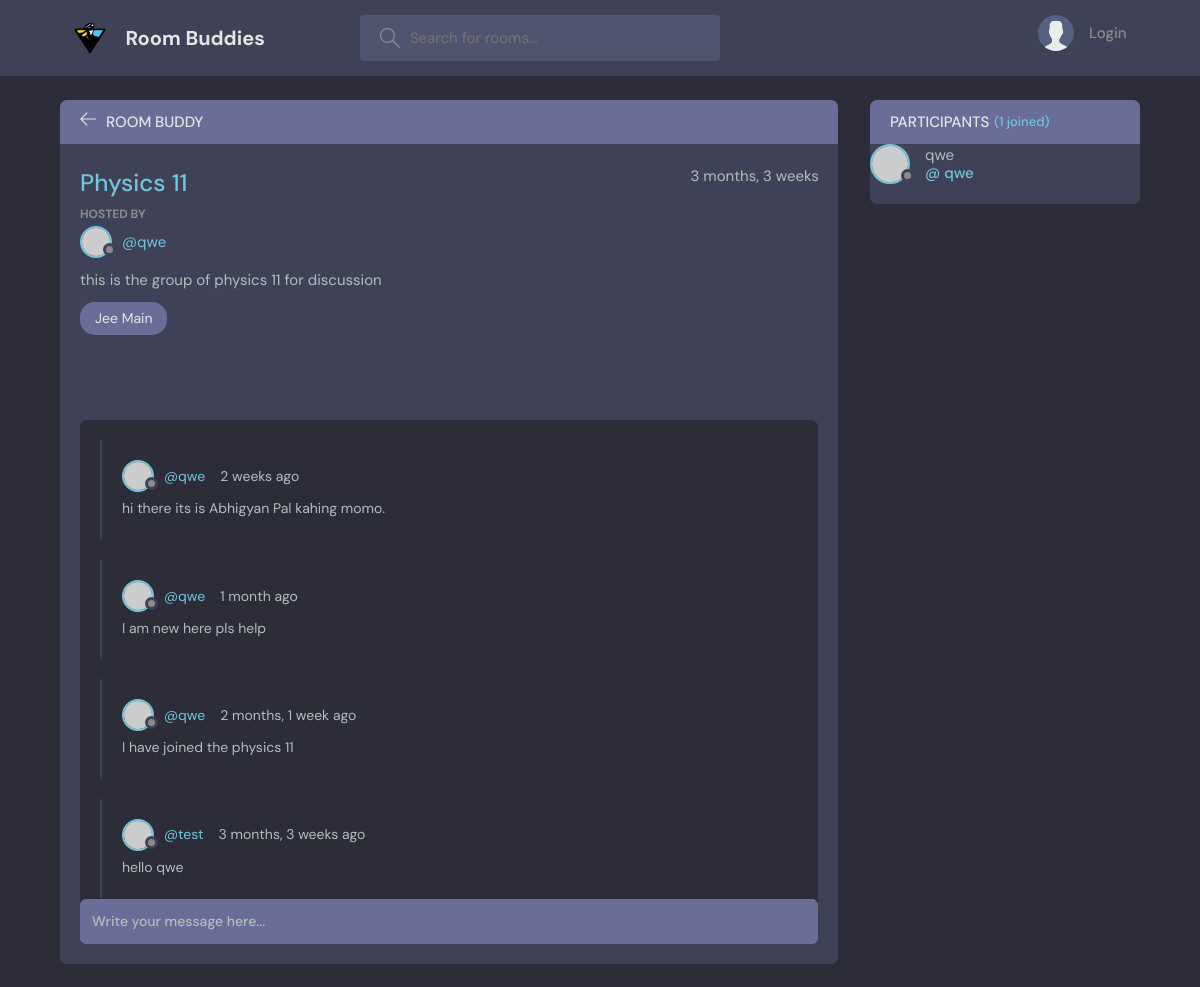
Page /room/2/ on the committed database.
### base/models.py (models this page shows, shortened)
class Room(models.Model):
    host= models.ForeignKey(User, on_delete= models.SET_NULL, null=True)
    topic= models.ForeignKey(Topic, on_delete= models.SET_NULL, null=True)
    name = models.CharField(max_length=200)
    description = models.TextField(null=True,blank=True)
    participants = models.ManyToManyField(User,related_name="participants",blank=True)
    updated = models.DateTimeField(auto_now=True)
    created = models.DateTimeField(auto_now_add=True)
    class Meta:
        ordering = ['-updated', '-created']

class Topic(models.Model):
    name =models.CharField(max_length=200)
    def  __str__(self):
        return self.name

class Message(models.Model):
    user = models.ForeignKey(User, on_delete= models.CASCADE)
    room = models.ForeignKey(Room,on_delete=models.CASCADE)
    body = models.TextField()
    updated = models.DateTimeField(auto_now=True)
    created = models.DateTimeField(auto_now_add=True)
    class Meta:
        ordering = ['-updated', '-created']

### base/views.py (the view, shortened to what this page needs)
# urls.py: path("room/<str:pk>/",views.room,name="room"),
def room(request,pk):
    room = Room.objects.get(id=pk)
    room_messages = room.message_set.all()
    participants = room.participants.all()
    context = {'room':room,'room_messages':room_messages,'participants':participants}
    return render(request, 'base/room.html',context)

### base/templates/base/room.html (shortened to what this page needs)
{%extends 'main.html' %}
{%block content%}
    <main class="profile-page layout layout--2">
      <div class="container">
        <div class="room">
          <div class="room__top">
            <div class="room__topLeft">
              <a href="{url 'home'}">
                <svg version="1.1" xmlns="http://www.w3.org/2000/svg" width="32" height="32" viewBox="0 0 32 32">
                  <title>arrow-left</title>
                  <path
                    d="M13.723 2.286l-13.723 13.714 13.719 13.714 1.616-1.611-10.96-10.96h27.625v-2.286h-27.625l10.965-10.965-1.616-1.607z"
                  ></path>
                </svg>
              </a>
              <h3>Room Buddy</h3>
            </div>
          </div>
          <div class="room__box scroll">
            <div class="room__header scroll">
              <div class="room__info">
                <h3>{{room.name}}</h3>
                <span>{{room.created|timesince}}</span>
              </div>
              <div class="room__hosted">
                <p>HOSTED BY</p>
                <a href="{% url 'user-profile' room.host.id %}" class="room__author">
                  <div class="avatar avatar--small">
                    <img src="https://randomuser.me/api/portraits/men/37.jpg" />
                  </div>
                  <span>@{{ room.host.username }}</span>
                </a>
              </div>
              <div class="room__details">
                <p>{{room.description}}</p>
              </div>
              <span class="room__topics">{{room.topic}}</span>
            </div>
            <div class="room__conversation">
              <div class="threads scroll">
                {% for message in room_messages%}
                <div class="thread">
                  <div class="thread__top">
                    <div class="thread__author">
                      <a href="{%url 'user-profile' message.user.id %}" class="thread__authorInfo">
                        <div class="avatar avatar--small">
                          <img src="https://randomuser.me/api/portraits/men/37.jpg" />
                        </div>
                        <span>@{{message.user.username}}</span>
                      </a>
                      <span class="thread__date">{{message.created|timesince}} ago</span>
                    </div>
                  </div>
                  <div class="thread__details">
                    {{message.body}}
                  </div>
                </div>
                {%endfor%}
              </div>
            </div>
          </div>
          <div class="room__message">
            <form action="#"><input name="" placeholder="Write your message here..." /></form>
          </div>
        </div>
        <div class="participants">
          <h3 class="participants__top">Participants <span>({{participants.count}} joined)</span></h3>
          {% for user in participants %}
            <a href="{% url 'user-profile' user.id %}" class="participant">
              <div class="avatar avatar--medium">
                <img src="https://randomuser.me/api/portraits/men/37.jpg" />
              </div>
              <p>
                {{ user.username }}
                <span>@ {{ user.username }}</span>
              </p>
            </a>
            {% endfor %}
          </div>
        </div>
    </main>
  {%endblock content%}

### rows in the picture
Room: name "Physics 11", created "3 months, 3 weeks", host.username "qwe", description "this is the group of physics 11 for discussion", topic "Jee Main"
Message: user.username "qwe", created "2 weeks", body "hi there its is Abhigyan Pal kahing momo."
Message: user.username "qwe", created "1 month", body "I am new here pls help"
Message: user.username "qwe", created "2 months, 1 week", body "I have joined the physics 11"
Message: user.username "test", created "3 months, 3 weeks", body "hello qwe"

### other values in the picture
{{ participants.count }} "1"
{{ user.username }} "qwe"
